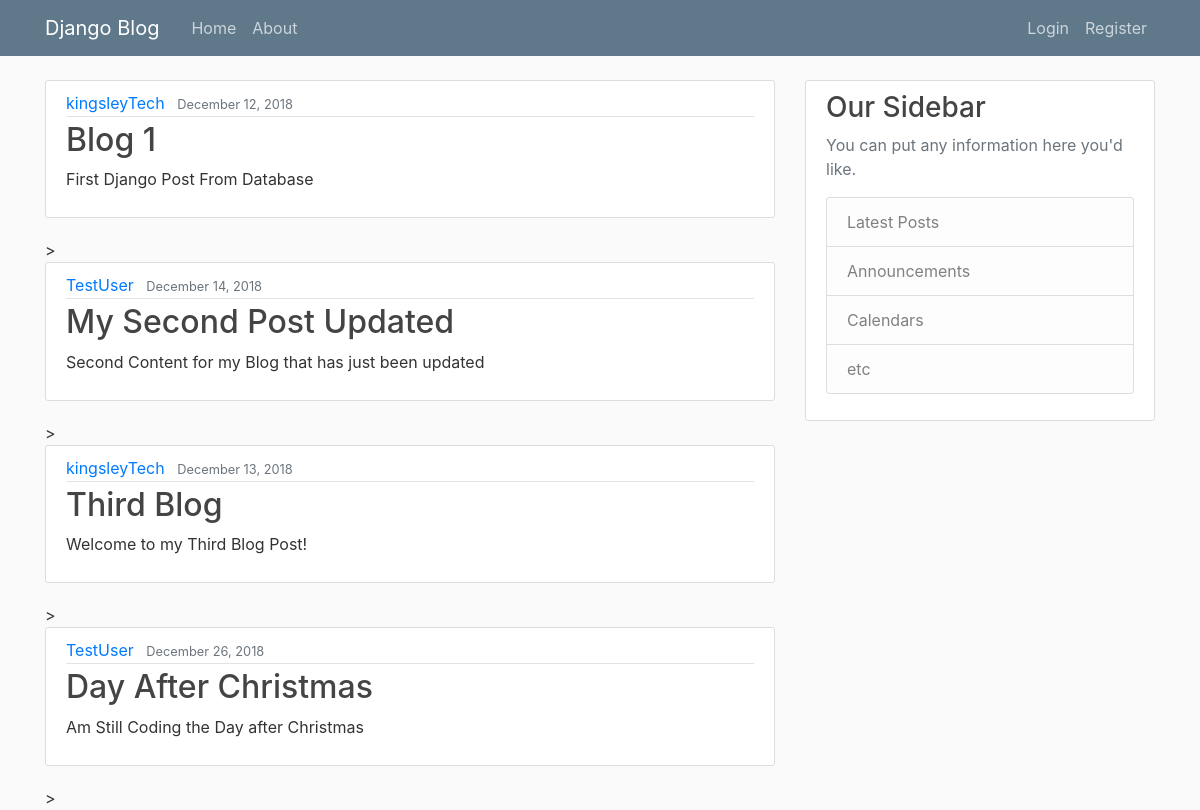
The page / on the database its author committed.
### log/models.py (models this page shows, shortened)
class Post(models.Model):
    title = models.CharField(max_length=100)
    content = models.TextField()
    date_posted = models.DateTimeField(default=timezone.now)
    author = models.ForeignKey(User, on_delete=models.CASCADE)

### log/views.py (the view)
# urls.py: path("", views.home_page, name="blog/homepage"),
def home_page(request):
    context = {"user_post": Post.objects.all()}
    return render(request, "blog/home.html", context)

### log/templates/blog/home.html (shortened to what this page needs)
{% extends "blog/base.html"%}
{% block content %}
    {% for post in user_post %}
    <article class="media content-section">
    <div class="media-body">
    <div class="article-metadata">
      <a class="mr-2" href="#">{{ post.author }}</a>
      <small class="text-muted">{{ post.date_posted | date:"F d, Y"}}</small>
    </div>
    <h2><a class="article-title" href="#">{{ post.title }}</a></h2>
    <p class="article-content">{{post.content }}</p>
    </div>
    </article>>
    {% endfor %}
{% endblock content %}

### log/templates/blog/base.html (shortened to what this page needs)
{% load static %}
<!DOCTYPE html>
<html lang="en">
<head>
    <link rel="stylesheet" href="https://stackpath.bootstrapcdn.com/bootstrap/4.1.3/css/bootstrap.min.css"
>
    <link rel="stylesheet" type="text/css" href="{% static 'blog/main.css' %}">
</head>
<body>
<header class="site-header">
    <nav class="navbar navbar-expand-md navbar-dark bg-steel fixed-top">
        <div class="container">
            <a class="navbar-brand mr-4" href="{% url 'blog/homepage' %}">Django Blog</a>
            <div class="collapse navbar-collapse" id="navbarToggle">
                <div class="navbar-nav mr-auto">
                    <a class="nav-item nav-link" href="{% url 'blog/homepage' %}">Home</a>
                    <a class="nav-item nav-link" href="{% url 'blog/about-page' %}">About</a>
                </div>
                <div class="navbar-nav">
                    <a class="nav-item nav-link" href="#">Login</a>
                    <a class="nav-item nav-link" href="#">Register</a>
                </div>
            </div>
        </div>
    </nav>
</header>
<main role="main" class="container">
    <div class="row">
        <div class="col-md-8">
            {% block content %}{% endblock %}
        </div>
        <div class="col-md-4">
            <div class="content-section">
                <h3>Our Sidebar</h3>
                <p class='text-muted'>You can put any information here you'd like.
                <ul class="list-group">
                    <li class="list-group-item list-group-item-light">Latest Posts</li>
                    <li class="list-group-item list-group-item-light">Announcements</li>
                    <li class="list-group-item list-group-item-light">Calendars</li>
                    <li class="list-group-item list-group-item-light">etc</li>
                </ul>
                </p>
            </div>
        </div>
    </div>
</main>
</body>
</html>

### log/static/blog/main.css (style rules this page uses)
body { background: #fafafa; color: #333333; margin-top: 5rem; }
h1, h2, h3, h4, h5, h6 { color: #444444; }
ul { margin: 0; }
.bg-steel { background-color: #5f788a; }
.site-header .navbar-nav .nav-link { color: #cbd5db; }
.content-section { background: #ffffff; padding: 10px 20px; border: 1px solid #dddddd; border-radius: 3px; margin-bottom: 20px; }
.article-title { color: #444444; }
.article-content { white-space: pre-line; }
.article-metadata { padding-bottom: 1px; margin-bottom: 4px; border-bottom: 1px solid #e3e3e3 }

### rows shown on the page
Post: author "kingsleyTech", date_posted "December 12, 2018", title "Blog 1", content "First Django Post From Database"
Post: author "TestUser", date_posted "December 14, 2018", title "My Second Post Updated", content "Second Content for my Blog that has just been updated"
Post: author "kingsleyTech", date_posted "December 13, 2018", title "Third Blog", content "Welcome to my Third Blog Post!"
Post: author "TestUser", date_posted "December 26, 2018", title "Day After Christmas", content "Am Still Coding the Day after Christmas"
